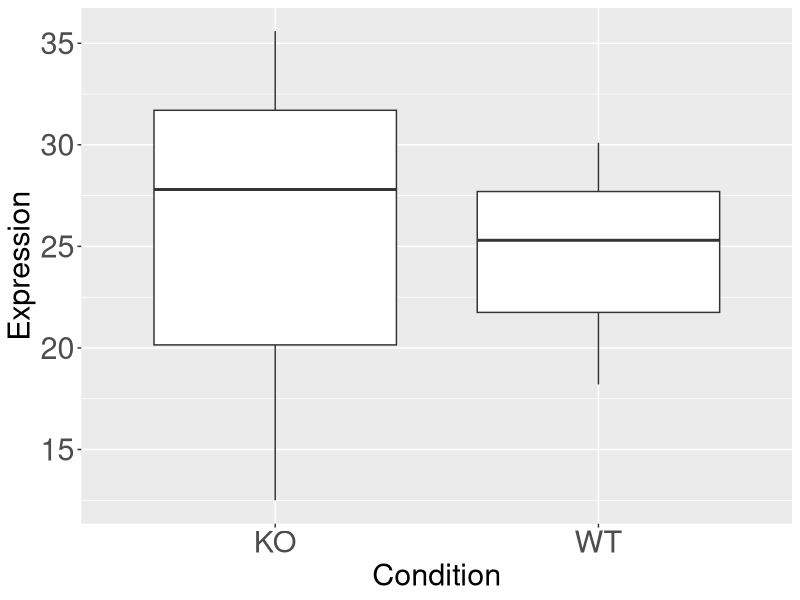

Here is the R script that generated this plot:
## ---- chunk 1
expression <- 25.3   # Numeric
gene <- "TP53"       # Character
is_mutant <- TRUE    # Logical
## ---- chunk 2
x <- 1
y <- 2
total <- x + y
total
## ---- chunk 3
gene_names <- c("TP53", "BRCA1", "EGFR", "INS")
gene_names[1]  # First gene: "TP53"
gene_names[c(2, 4)]  # Select multiple genes

# factor
mut_gp <- factor(c("wt", "wt", "mut", "mut"))
mut_gp
mut_gp[3]
## ---- chunk 4
expr_matrix <- matrix(
  c(10, 12, 15, 20, 8, 30),
  nrow = 3, byrow = TRUE,
  dimnames = list( # name the rows and columns   
    c("gene1", "gene2", "gene3"),
    c("sample1", "sample2")
  )
)
## ---- chunk 5
expr_matrix
expr_matrix["gene1", ]  # Expression of Gene1 across samples
expr_matrix[, "sample2"]  # All gene expressions in Sample2
expr_matrix[2, 1]  # Specific value at row 2, column 1
## ---- chunk 6
df <- data.frame(
  Gene = c("TP53", "BRCA1", "EGFR"),
  Expression = c(25.3, 12.5, 30.1),
  Mutation = c(TRUE, FALSE, TRUE)
)
## ---- chunk 7
df
df$Gene  # Select column as a vector
df[, "Expression"]  # Same as df$Expression
df[[2]]  # Same as df$Expression
df[1, ]  # First row
df[df$Expression > 30, ]  # Filter expression bigger than 30
df[which(df$Mutation), ]  # Filter mutated genes
## ---- chunk 8
bio_data <- list(
  genes = c("TP53", "BRCA1"),
  expression = matrix(c(20, 15, 30, 25), nrow = 2),
  metadata = data.frame(Sample = c("A", "B"), Condition = c("WT", "KO"))
)
## ---- chunk 9
bio_data
bio_data[1]  # a sub list
bio_data[[1]]  # Get gene names
bio_data$expression  # Get expression matrix
bio_data$metadata$Condition  # Get sample conditions
## ---- chunk 10
expression <- 25.3

if (expression > 20) {
  print("High expression")
} else {
  print("Low expression")
}

ifelse(test = expression > 20, yes = "High expression", no = "Low expression")
## ---- chunk 11
age <- c(18, 27, 20, 23, 22)
age[age < 20 | age > 25]
## ---- chunk 12
genes <- data.frame(
  gene = c("TP53", "BRCA1", "EGFR"),
  expr = c(25.3, 12.5, 30.1),
  gene_family = c("A", "A", "B")
  
)
genes[genes$expr > 20, ]
# subset(genes, expr > 20) # idem

subset(genes, expr > 20, select = c("gene", "expr")) # filter and select some columns
## ---- chunk 13
classify_expression <- function(expr, cutoff = 20) {
  message("Cutoff is ", cutoff)
  if (expr > cutoff) {
    return("High")
  } else {
    return("Low")
  }
}

classify_expression(25.3)
classify_expression(25.3, 10)
## ---- chunk 14
#| echo: false

library(ggplot2)
theme_set(theme_grey())
theme_update(
  axis.title = element_text(size = rel(2)),
  axis.text = element_text(size = rel(2)),
  strip.text = element_text(size = rel(2)),
  plot.title = element_text(size = rel(2.5)),
  legend.text = element_text(size = rel(2)),
  legend.title = element_text(size = rel(2))
)
## ---- chunk 15
library(ggplot2)
df <- data.frame(
  Expression = c(
    25.3, 12.5, 30.1, 27.8, 18.2, 35.6
  ),
  Condition = rep(c("WT", "KO"), 3)
)
df
## ---- chunk 16
ggplot(
  data = df,
  aes(x = Condition, y = Expression)
) +
  geom_boxplot()
